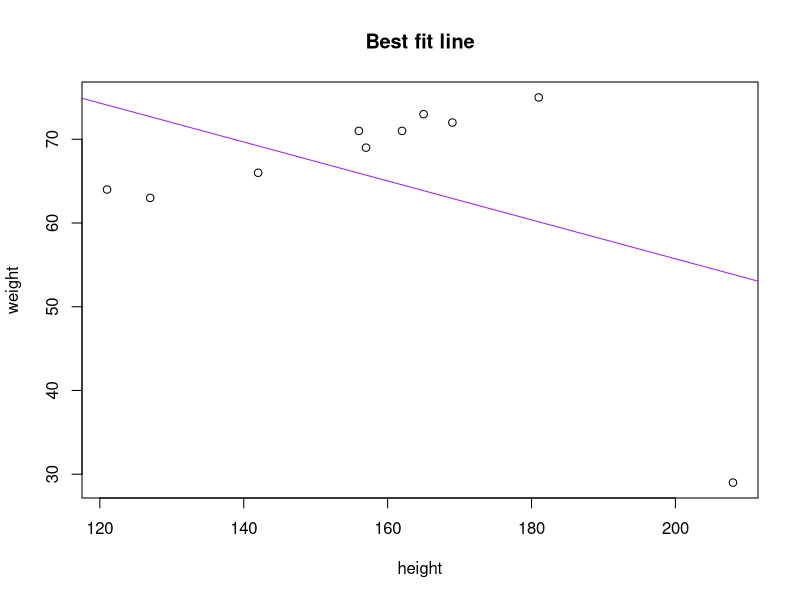

The R script that drew this image:
weight = c(63, 64, 66, 69, 71, 71, 72, 73, 75, 29)
height = c(127, 121, 142, 157, 162, 156, 169, 165, 181, 208)

mydata = data.frame(height, weight)
m1 = lm(formula = weight ~ height, data = mydata)
m1
summary(m1)

plot(height, weight, main = "Best fit line")
abline(m1, col = "Purple")
a = data.frame(height = 170)
result = predict(m1, newdata = a)
print(result)
